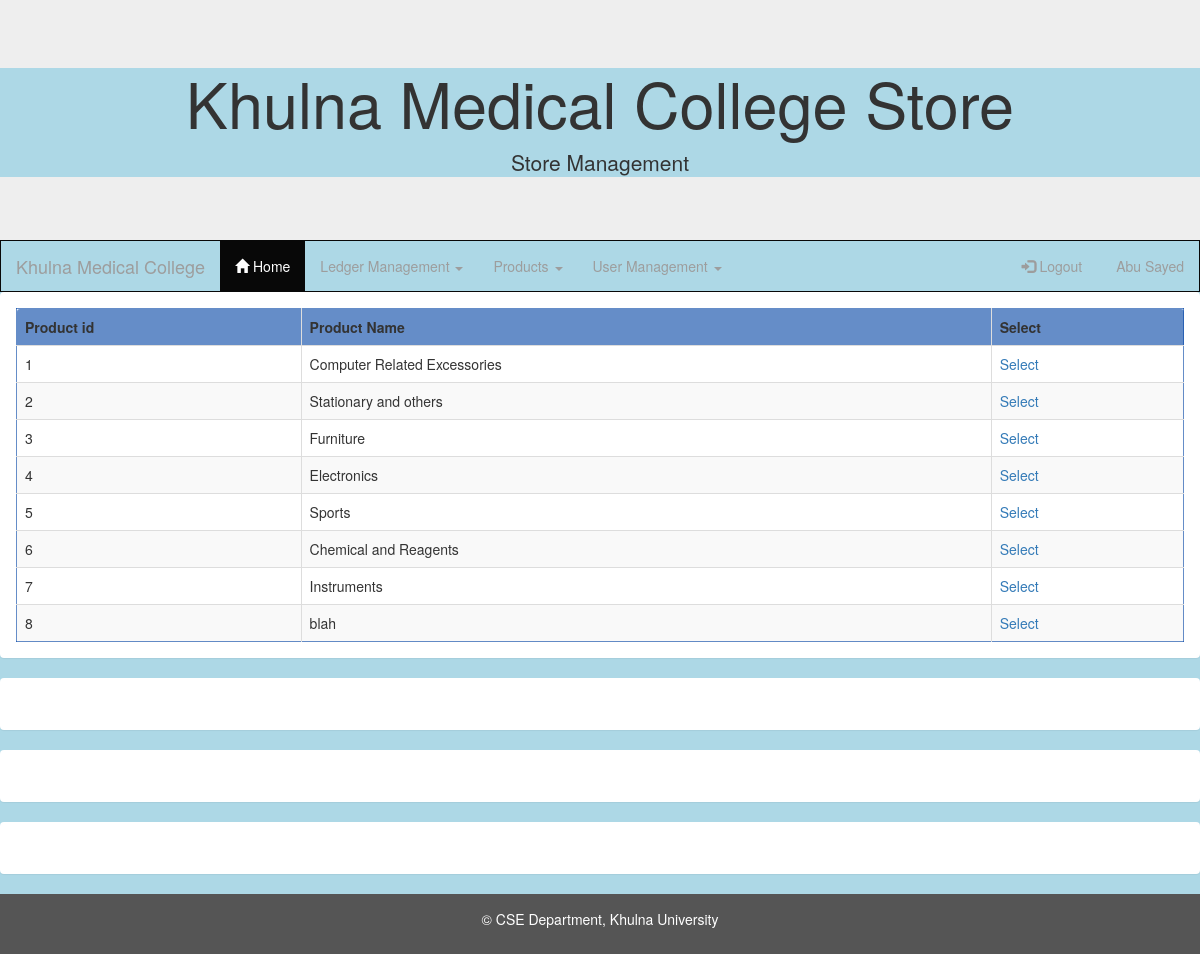
The page /ledger.php (signed in) on the database its author committed.
### tables this page shows
CREATE TABLE `product_type` (
  `id` int(11) NOT NULL,
  `type_name` varchar(150) NOT NULL
);

### controller/product.php (called while the page is built, shortened)
<?php
class Product
{
    public function getAllLedger(){
        $sql = "SELECT * FROM `product_type`;";
        $result = mysqli_query(mysqli_connect("localhost","root","","hstore"), $sql);
        if ($result)
        return $result;
        else
        {
            die("Database query not working. " . mysqli_error($connection));
        }
    }
}
?>

### ledger.php (the view, shortened to what this page needs)
<?php
include_once 'controller/product.php';
?>
<!DOCTYPE html>
<html>
<head>
    <link rel="stylesheet" href="https://maxcdn.bootstrapcdn.com/bootstrap/3.3.7/css/bootstrap.min.css">
	<link rel="stylesheet" href="resources/css/master.css">
</head>
<body>
	<header>
		<?php include_once 'template/header.php'; ?>
	</header>
    <div class="panel panel-body">
    <table class="table table-bordered table-striped" style="border: 1px solid;border-color: rgba(7,71,166,0.62)">
    <?php
    $Result = $_Product->getAllLedger();
    if(isset($Result)){
        ?>
        <tr style="background-color: rgba(7,71,166,0.62)">
            <th>Product id</th>
            <th>Product Name</th>
            <th>Select</th>
        </tr>
        <?php
        while($row=mysqli_fetch_array($Result,MYSQLI_ASSOC)){
            ?>
            <tr>
                <td><?php echo $row['id']; ?></td>
                <td><?php echo $row['type_name']; ?></td>
                <td>
                <a href="?select=<?php echo $row['id']; ?>" onclick="return confirm('sure to Select !'); " >Select</a>
                </td>
            </tr>
            <?php
        }
    }
    else{
        echo 'Problem in Reading Ledger list';
    }
    ?>
    </table>
    </div>
<div class="panel panel-body">
    <br>
    </div>
<div class="panel panel-body">
    <br>
    </div>
<div class="panel panel-body">
    <br>
    </div>
	<?php include_once 'template/footer.php'; ?>
</body>
</html>

### resources/css/master.css (style rules this page uses)
div { background-color: lightblue; }
body { background-color: lightblue; background-image: url("green.png"); background-repeat: repeat-x; }

### rows shown on the page
product_type: id "1", type_name "Computer Related Excessories"
product_type: id "2", type_name "Stationary and others"
product_type: id "3", type_name "Furniture"
product_type: id "4", type_name "Electronics"
product_type: id "5", type_name "Sports"
product_type: id "6", type_name "Chemical and Reagents"
product_type: id "7", type_name "Instruments"
product_type: id "8", type_name "blah"

### other values the page prints
$_SESSION['fullname'] "Abu Sayed"
